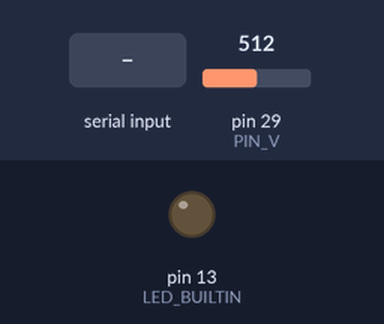
A program run on a simulated Teensy 3. Shown: output pins drawn as LEDs (lit = HIGH). The test bench sets the inputs (shaded band); at power-on: pin 29 (PIN_V) = 512 (analog values on the 0–1023 scale). What the program prints to the serial monitor is not drawn.

Above: at 1.2 s.
1.3 s: "check\n" received over Serial
2.8 s: "info\n" received over Serial
4.3 s: "v\n" received over Serial
Timing chart, 0 to 7.3 s (numbered marks = the images above; inputs shaded):
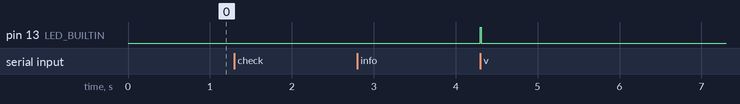

The program:

main.cpp
```cpp
/**
 * @file main.cpp
 * @date 2022-10-09
 * @author John Madden (jtmadden@ucsc.edu)
 *
 * Main executable for Soil Power Sensor Firmware
 *
 * The firmware handles the conversion from analog signals to digital values.
 * Voltage, current and temperature can be measured using serial commands. For
 * temperature measurements, the BME280 sensor must be connected via I2C. The
 * voltage and current values are averaged over #NUM_SAMPLES.
 *
 * The serial commands being sent to the teensy must end with "\n" character
 * making it compatable with "\n" or "\r\n" line endings. The returned serial
 * value always will end with "\r\n" as described in the Arduino
 * Serial.println() command.
 *
 * Commands:
 * 	check	Checks the connection to the firmware. Returns "ok".
 * 	info	Gets compiler info for version of firmware.
 * 	v		Measures voltage.
 * 	i		Measures current.
 * 	t		Measures temperature.
 * 	cont	Preform continuous measurements of voltage, current, temp in the form "v,c,t"
 * 	stop	Stop continuous measurements
 */

#include <stdio.h>

#include <Arduino.h>
#include <Wire.h>

#include <Adafruit_BME280.h>

/** Debug string */
#define DEBUG_STR "Soil Power Sensor Calibration, compiled on " __DATE__ ", " __TIME__

#ifndef LED_BUILTIN
#define LED_BUILTIN 13
#endif

/** ADC input resolution */
#define ADC_READ_RES 16

/** ADC Effective number of bits due to noise */
#define ADC_EFF_BITS 13

#define ADC_EFF_MASK (0xFFFF << (ADC_READ_RES - ADC_EFF_BITS))

/** Reference voltage for ADC */
#define VREF 3.3

/** ADC Pin used for measuring current */
#define PIN_I A14
/** ADC Pin used for measuring voltage */
#define PIN_V A15

/** Number of samples to average */
#define NUM_SAMPLES 100

typedef struct
{
	/** Average of measurements */
	double avg;
	/** Number of samples */
	unsigned int n;
} meas_t;

/** States of control fsm */
typedef enum
{
	/** Waiting for command */
	IDLE,
	/** Check communication */
	CHECK,
	/** Get compile info */
	INFO,
	/** Measure voltage */
	VOLT,
	/** Measure current */
	CURR,
	/** Measure temperature */
	TEMP,
	/** Continuous measurement */
	CONT,
} control_states;

/** Current state for control fsm */
control_states control_state;

Adafruit_BME280 bme280;

/**
 * @brief Converts ADC reading to voltage based of reference voltage and ADC
 * resolution.
 *
 * @param val ADC Value
 * @param ref Reference voltage
 * @param res ADC Resolution
 * @return Equivalent voltage
 */
inline double conv_ADC(int val, double ref, int res)
{
	return ((double)val / (1 << res)) * ref;
}

/**
 * @brief Reads voltage from ADC channel
 *
 * The raw value is converted based on the reference voltage and the resolution
 * of the ADC. A mask is applied to the read ADC value to reduce the number of
 * specified by the settings. If n is 0 then the measurement is not averaged.
 *
 * @see ADC_READ_RES
 * @see ADC_EFF_MASK
 * @see VREF
 *
 * @param[in] pin Analog pin
 * @param[in/out] meas Pointer to measurement
 */
void read_voltage(int pin, meas_t *meas)
{
	// Read pins
	int raw = analogRead(pin);

	// Mask to effective bits to remove ADC noise
	int eff = raw & ADC_EFF_MASK;

	// Convert to readings
	double val = conv_ADC(eff, VREF, ADC_READ_RES);

	// If on first iteration store directly in mean
	if (meas->n == 0)
	{
		meas->avg = val;
		++meas->n;
	}
	else
	{
		++meas->n;
		meas->avg = (((double)meas->n) - 1.) / ((double)meas->n) * meas->avg;
		meas->avg += (1. / (double)meas->n) * val;
	}
}

void control_run(void)
{
	// Stay in current state unless otherwise changed
	control_states next_state = control_state;

	// Buffer to store measurements
	char meas[256];

	if (control_state == CHECK) {
		Serial.println("ok");
		next_state = IDLE;
	}
	else if (control_state == INFO) {
		Serial.println(DEBUG_STR);
		next_state = IDLE;
	}
	else if (control_state == VOLT) {
		digitalWrite(LED_BUILTIN, HIGH);

		meas_t v = {};

		while (v.n < NUM_SAMPLES)
		{
			read_voltage(PIN_V, &v);
		}
		sprintf(meas, "%f", v.avg);
		Serial.println(meas);

		digitalWrite(LED_BUILTIN, LOW);

		next_state = IDLE;
	}
	else if (control_state == CURR) {
		digitalWrite(LED_BUILTIN, HIGH);

		meas_t i = {};

		while (i.n < NUM_SAMPLES)
		{
			read_voltage(PIN_I, &i);
		}
		sprintf(meas, "%f", i.avg);
		Serial.println(meas);

		digitalWrite(LED_BUILTIN, LOW);

		next_state = IDLE;
	}
	if (control_state == TEMP) {
		// Take measurement and return to sleep
		bme280.takeForcedMeasurement();
		float t = bme280.readTemperature();
		sprintf(meas, "%f", t);
		Serial.println(meas);

		next_state = IDLE;
	}
	if (control_state == CONT) {
		meas_t v = {};
		meas_t i = {};
		float t;

		while (v.n < NUM_SAMPLES)
		{
			read_voltage(PIN_V, &v);
			read_voltage(PIN_I, &i);
		}

		bme280.takeForcedMeasurement();
		t = bme280.readTemperature();

		sprintf(meas, "%f,%f,%f", v.avg, i.avg, t);
		Serial.println(meas);
	}

	control_state = next_state;
}

void setup()
{
	// Initialize serial
	Serial.begin(9600);
	while (!Serial)
		;

	// Set ADC to 16 bits
	analogReadResolution(ADC_READ_RES);

	// Connect to bme280
	if (!bme280.begin())
	{
		Serial.println("Could not find valid BME280 sensor, check wiring");
		while (1);
	}

	// Only measure temperature in forced mode to conserve power
	bme280.setSampling(
		Adafruit_BME280::MODE_FORCED,
		Adafruit_BME280::SAMPLING_X1,
		Adafruit_BME280::SAMPLING_NONE,
		Adafruit_BME280::SAMPLING_NONE,
		Adafruit_BME280::FILTER_OFF);

	// initialize LED digital pin as an output.
	pinMode(LED_BUILTIN, OUTPUT);
	// turn the LED on (HIGH is the voltage level)
	digitalWrite(LED_BUILTIN, LOW);
}

void loop()
{
	if (Serial.available() > 0)
	{
		String cmd = Serial.readStringUntil('\n');
		cmd.trim();
		cmd.toLowerCase();

		if (cmd == "check")
		{
			control_state = CHECK;
		}
		else if (cmd == "info")
		{
			control_state = INFO;
		}
		else if (cmd == "v")
		{
			control_state = VOLT;
		}
		else if (cmd == "i")
		{
			control_state = CURR;
		}
		else if (cmd == "t")
		{
			control_state = TEMP;
		}
		else if (cmd == "cont")
		{
			control_state = CONT;
		}
		else if (cmd == "stop")
		{
			control_state = IDLE;
		}
	}

	control_run();
}
```

Measured:
- after the input at 1.3 s, every drawn part: stays the same
- after the input at 2.8 s, every drawn part: stays the same
- after the input at 4.3 s, pin 13 (LED_BUILTIN): LOW → HIGH at once, → LOW 0.01 s later
